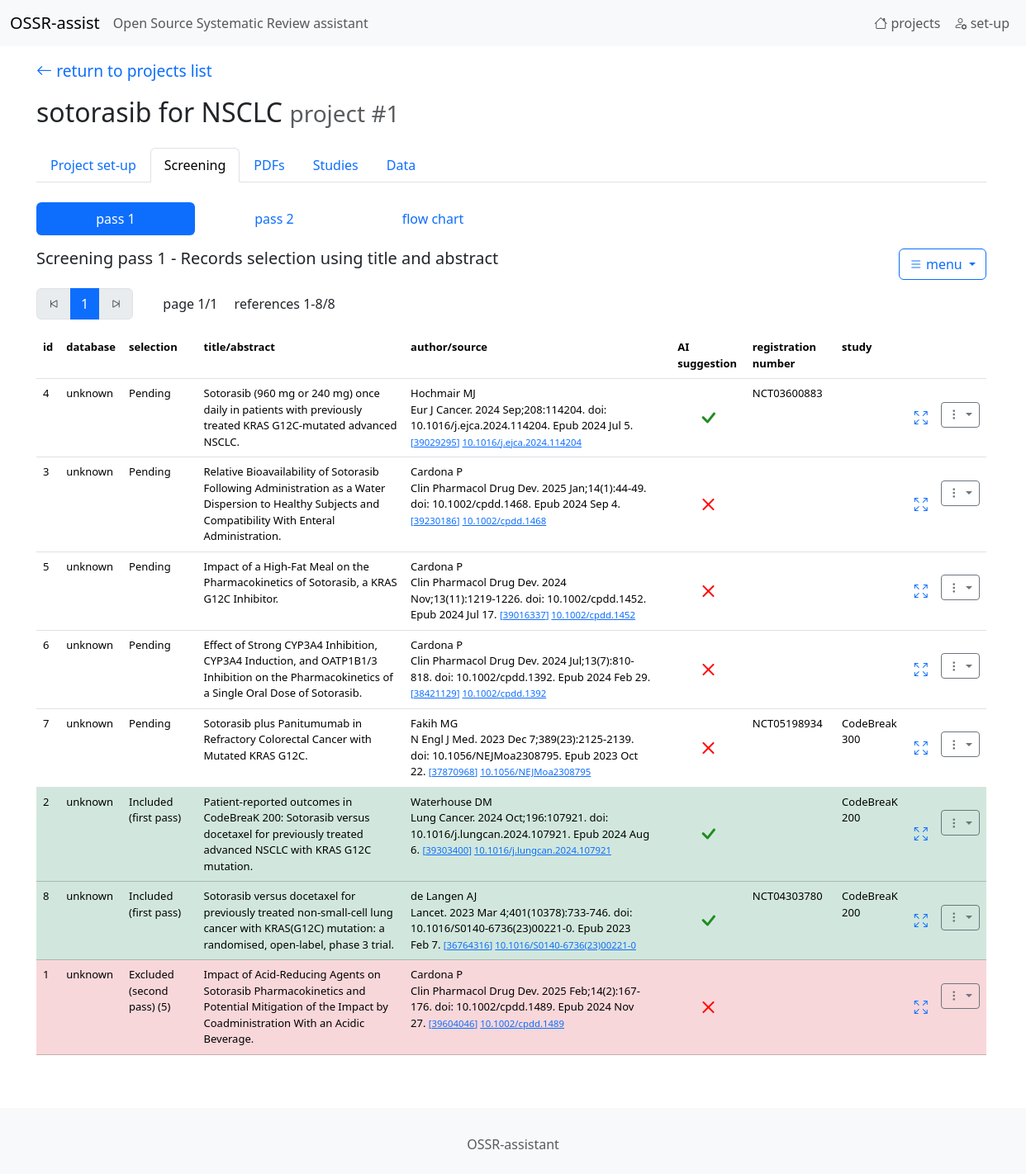
The app's page /records/list/1/, older data.
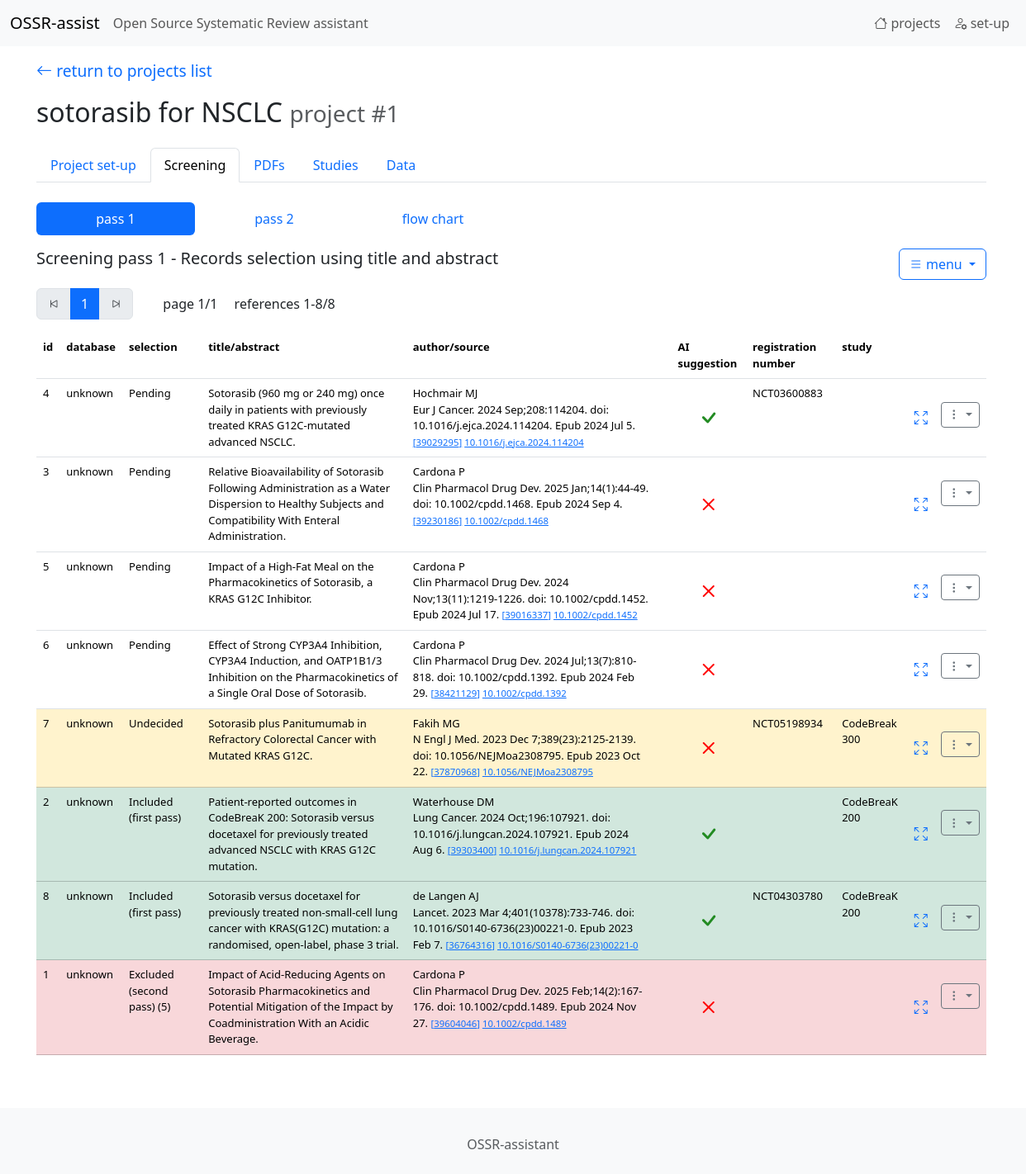
The same page, newer data.
### tables this page shows
CREATE TABLE "projects"
(
    id                   integer
        constraint projects_pk
            primary key autoincrement,
    name                 TEXT,
    green_words          TEXT default "",
    red_words            TEXT default "",
    eligibility_criteria TEXT default "",
    type_of_study        INT  default 0
, prompt_selection_user TEXT default "", prompt_selection_system TEXT);

CREATE TABLE "records"
(
    id                  integer
        constraint records_pk
            primary key,
    project             integer,
    pmid                integer,
    DOI                 TEXT,
    source              TEXT,
    abstract            TEXT,
    AI_decision         integer default 0,
    AI_answer           TEXT,
    url                 TEXT,
    registration_number TEXT,
    acronym             TEXT,
    author1             TEXT,
    title               TEXT,
    selection           integer default 0,
    exclusion_reason    integer default 0,
    database            integer default 0
);

CREATE TABLE studies
(
    id      integer
        constraint studies_pk
            primary key autoincrement,
    name    TEXT,
    project integer
, registration_number TEXT);

### app.py (the view)
@app.route('/records/list/<int:project_id>/', defaults={'pass_number': 1, 'page': 1})
@app.route('/records/list/<int:project_id>/<int:pass_number>/', defaults={'page': 1})
@app.route('/records/list/<int:project_id>/<int:pass_number>/<int:page>')
def endpoint_records_list(project_id, pass_number, page):
    return records_list(project_id, pass_number, page)

### AI_utils.py (called while the page is built)
def is_primary_LLM_available():
    if current_app.config["LLM_NAME"] is None or current_app.config["LLM_NAME"].strip()=="": return False
    llm_name = current_app.config["LLM_NAME"]
    if is_API_KEY_available(llm_name): return True
    return False

### utils.py (called while the page is built)
def get_db_connection():
    conn = sqlite3.connect(DB_PATH)
    conn.row_factory = sqlite3.Row  # Pour avoir les résultats sous forme de dictionnaire
    return conn

def sql_select_fetchone(sql, parameters):
    with get_db_connection() as con:
        cur = con.cursor()
        res = cur.execute(sql, parameters)
        r = res.fetchone()
    return r

def sql_select_fetchall(sql, parameters):
    con = sqlite3.connect(DB_PATH)
    con.row_factory = sqlite3.Row
    cur = con.cursor()
    res = cur.execute(sql, parameters)
    rows = res.fetchall()
    columns = [column[0] for column in cur.description]
    result = [dict(zip(columns, row)) for row in rows]
    cur.close()
    con.close()
    return result

### templates/records_list.html (shortened to what this page needs)
{% extends 'base.html' %}
{%  block content %}
    {%  set page = 'screening' %}
    {% include '_navbar1.html' %}
    <div class="mb-3">
        <ul class="nav nav-pills">
            <li class="nav-item">
                <a class="nav-link {% if pass_number==1 %}active{% endif %}" href="/records/list/{{ project_id }}/1/1" style="width: 12rem; text-align: center;">pass 1</a>
            </li>
            <li class="nav-item">
                <a class="nav-link {% if pass_number==2 %}active{% endif %}" href="/records/list/{{ project_id }}/2/1" style="width: 12rem; text-align: center;">pass 2</a>
            </li>
            <li class="nav-item">
                <a class="nav-link" href="/records/flowchart/{{ project_id }}" style="width: 12rem; text-align: center;">flow chart</a>
            </li>
        </ul>
    </div>
    <h5 class="mt-0 mb-4">
        <div class="dropdown" style="float: right; ">
            <button class="btn btn-outline-primary dropdown-toggle" type="button" data-bs-toggle="dropdown" aria-expanded="false">
                <i class="bi bi-list"></i> menu
            </button>
        </div>
        {% if pass_number==1 %}Screening pass 1 - Records selection using title and abstract{% endif %}
    </h5>
    {%  if records %}
    <div>
    <nav aria-label="Page navigation example"  style="display: inline-block;  vertical-align: center;">
      <ul class="pagination">
        <li class="page-item">
          <a class="page-link {% if i_page<=1 %}disabled{% endif %}" href="/records/list/{{ project_id }}/{{ pass_number }}/{{ 1 }}" aria-label="Previous">
            <i class="bi bi-skip-start"></i>
          </a>
        </li>
        <li class="page-item"><a class="page-link active" href="/records/list/{{ project_id }}/{{ pass_number }}/{{ i_page }}">{{ i_page }}</a></li>
        <li class="page-item">
          <a class="page-link {% if i_page == n_page %}disabled{% endif %}" href="/records/list/{{ project_id }}/{{ pass_number }}/{{ n_page }}" aria-label="Next">
            <i class="bi bi-skip-end"></i>
          </a>
        </li>
      </ul>
    </nav>
        <div style="display: inline-block;  vertical-align: center; margin-left: 2em;">
            page {{ i_page }}/{{ n_page }}
        </div>
        <div style="display: inline-block;  vertical-align: center; margin-left: 1em;">
            references {{ first_reference }}-{{ last_reference }}/{{ n_reference }}
        </div>
    </div>
    <table class="table table-condensed table-hover" style="font-size: small;">
    <tr>
        <th>id</th>
        <th>database</th>
        <th>selection</th>
        <th>title/abstract</th>
        <th>author/source</th>
        <th></th>
        <th>AI suggestion</th>
        <th>registration number</th>
        <th>study</th>
        <th></th>
        <th></th>
    </tr>
    {% for record in records %}
        <tr class="{{ record["selection_class"] }}">
            <td>{{ record["id"] }}</td>
            <td>{{ record["database"] }}</td>
            <td>
                {% if record["exclusion_reason"]!=0 %}
                    <span data-bs-toggle="popover" data-bs-title="Exclusion reason" data-bs-html="true"
                          data-bs-placement="bottom" data-bs-trigger="hover" data-bs-container="body"
                          data-bs-content="{{ record["exclusion_reason_text"] }}">
                        {{ record["selection_text"] }} ({{ record["selection"] }})
                    </span>
                {% else %}
                    {{ record["selection_text"] }}
                {% endif %}
            </td>
            <td>
                <span data-bs-toggle="popover" data-bs-title="Abstract" data-bs-html="true" data-bs-placement="bottom" data-bs-trigger="hover" data-bs-container="body"
                      data-bs-custom-class="popover-custom"
                      data-bs-content="{{ record["abstract"] }}">
                    {{ record["title"] }}
                </span>
            </td>
            <td>
                {{ record["author1"] }} <br/> {{ record["source"] }}
                <small>
                    <a href="https://pubmed.ncbi.nlm.nih.gov/{{ record["pmid"] }}/" target="_blank">[{{ record["pmid"] }}]</a>
                    <a href="https://doi.org/{{ record["DOI"] }}/" target="_blank">{{ record["DOI"] }}</a>
                </small>
            </td>
        <td>
        </td>
            <td class="align-middle text-center">
                <span data-bs-toggle="popover" data-bs-title="AI screening" data-bs-html="true" data-bs-placement="bottom" data-bs-trigger="hover" data-bs-container="body"
                      data-bs-custom-class="popover-custom"
                      data-bs-content="{{ record["AI_answer"] }}">
                    {{ record["AI_decision"] | safe}}
                </span>
            </td>
            <td>{{ record["registration_number"] }}</td>
            <td>
                {%  if record["study_name"] is not none %}
                {{ record["study_name"] }}
                {% endif %}
            </td>
            <td class="" style="vertical-align: middle;">
                {%  if pass_number==1 %}
                    <a href="/records/screening_pass1_window/{{ record["id"] }}/{{ project_id }}"><i class="bi bi-arrows-fullscreen" style="font-size: 1rem;"></i></a>
                {%  else  %}
                    <a href="/records/screening_pass2_window/{{ record["id"] }}/{{ project_id }}"><i class="bi bi-arrows-fullscreen" style="font-size: 1rem;"></i></a>
                {%  endif %}
            </td>
        <td class="" style="margin-right: 2em; vertical-align: center;">&nbsp;
        <div class="dropdown align-middle">
            <button class="btn btn-outline-secondary btn-sm dropdown-toggle" type="button" data-bs-toggle="dropdown" aria-expanded="false">
            <i class="bi bi-three-dots-vertical"></i>
            </button>
        </div>
        </td>
        </tr>
    {% endfor %}
    </table>
    {%  endif %}
{%  endblock %}

### templates/base.html (shortened to what this page needs)
<!DOCTYPE html>
<html lang="en" class="min-vh-100">
<head>
    <link rel="stylesheet" href="{{ url_for('static',filename='ccs1.css') }}">
    <link href="https://cdn.jsdelivr.net/npm/bootstrap@5.3.5/dist/css/bootstrap.min.css" rel="stylesheet">
    <link rel="stylesheet" href="https://cdn.jsdelivr.net/npm/bootstrap-icons@1.11.3/font/bootstrap-icons.min.css">
</head>
<body class="d-flex flex-column min-vh-100">
<nav class="navbar navbar-expand-lg bg-body-tertiary">
  <div class="container-fluid">
    <a class="navbar-brand" href="{{ url_for('endpoint_home')}}">OSSR-assist </a>
      <span class="navbar-text">Open Source Systematic Review assistant</span>
    <div class="collapse navbar-collapse" id="navbarSupportedContent">
      <ul class="navbar-nav navbar-right mb-2 mb-lg-0">
            <li class="nav-item">
                <a class="nav-link " aria-current="page" href="{{ url_for('endpoint_home')}}"><i class="bi bi-house"></i> projects</a>
            </li>
            <li class="nav-item">
                <a href="/setup" class="nav-link " >
                    <i class="bi bi-person-gear"></i> set-up
                </a>
            </li>
      </ul>
    </div>
  </div>
</nav>
<div class="container-fluid flex-grow-1" style="margin-left: 2em; padding-right: 5em; margin-right: 5em;" role="alert">
{%  block content %}{% endblock %}
</div>
<br/><br/>
<footer class="footer mt-auto py-4 bg-light" >
    <div class="container">
        <div class="row">
            <div class="col text-center">
                <p class="mt-2 mb-0 text-muted">OSSR-assistant</p>
            </div>
        </div>
    </div>
</footer>
</body>
</html>

### templates/_navbar1.html (shortened to what this page needs)
<p class="mt-3 mb-3">
    <a href="{{ url_for('endpoint_home')}}" class="return_arrow">
    <i class="bi bi-arrow-left"></i> return to projects list
    </a>
</p>
<h2>
    {{ project_name }}
    <small class="text-body-secondary">project #{{ project_id }}</small>
</h2>
<ul class="nav nav-tabs mb-4 mt-4">
  <li class="nav-item">
    <a class="nav-link {% if page=='setup' %}active{% endif %}" href="/project/edit/{{ project_id }}">
        Project set-up
    </a>
  </li>
  <li class="nav-item">
    <a class="nav-link {% if page=='screening' %}active{% endif %}" href="/records/list/{{ project_id }}/1">Screening</a>
  </li>
  <li class="nav-item">
    <a class="nav-link {% if page=='pdf' %}active{% endif %}" href="/pdfs/list/{{ project_id }}">PDFs</a>
  </li>
  <li class="nav-item">
    <a class="nav-link {% if page=='studies' %}active{% endif %}" href="/studies/list/{{ project_id }}">Studies</a>
  </li>
  <li class="nav-item">
    <a class="nav-link {% if page=='data' %}active{% endif %}" href="/data/list1/{{ project_id }}">Data</a>
  </li>
</ul>

### static/ccs1.css (style rules this page uses)
a { text-decoration: none; }
.return_arrow { font-size: 1.2em; text-decoration: none; }

Row changes from the older to the newer data that the page shows:
changed records "Fakih MG": selection_text "Pending" → "Undecided"
